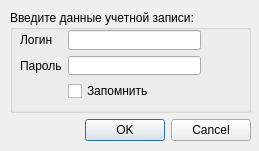
<?xml version="1.0" encoding="UTF-8"?>
<ui version="4.0">
 <class>Authentication</class>
 <widget class="QDialog" name="Authentication">
  <property name="geometry">
   <rect>
    <x>0</x>
    <y>0</y>
    <width>259</width>
    <height>151</height>
   </rect>
  </property>
  <property name="windowTitle">
   <string>Аутентификация</string>
  </property>
  <property name="modal">
   <bool>true</bool>
  </property>
  <widget class="QWidget" name="verticalLayoutWidget">
   <property name="geometry">
    <rect>
     <x>10</x>
     <y>10</y>
     <width>241</width>
     <height>131</height>
    </rect>
   </property>
   <layout class="QVBoxLayout" name="verticalLayout">
    <item>
     <widget class="QGroupBox" name="groupBox">
      <property name="title">
       <string>Введите данные учетной записи:</string>
      </property>
      <widget class="QWidget" name="formLayoutWidget">
       <property name="geometry">
        <rect>
         <x>10</x>
         <y>20</y>
         <width>181</width>
         <height>71</height>
        </rect>
       </property>
       <layout class="QFormLayout" name="formLayout">
        <item row="0" column="0">
         <widget class="QLabel" name="logLabel">
          <property name="text">
           <string>Логин</string>
          </property>
         </widget>
        </item>
        <item row="0" column="1">
         <widget class="QLineEdit" name="logEdit"/>
        </item>
        <item row="1" column="0">
         <widget class="QLabel" name="pwdLabel">
          <property name="text">
           <string>Пароль</string>
          </property>
         </widget>
        </item>
        <item row="1" column="1">
         <widget class="QLineEdit" name="pwdEdit">
          <property name="echoMode">
           <enum>QLineEdit::Password</enum>
          </property>
         </widget>
        </item>
        <item row="2" column="1">
         <widget class="QCheckBox" name="rememberUser">
          <property name="text">
           <string>Запомнить</string>
          </property>
         </widget>
        </item>
       </layout>
      </widget>
     </widget>
    </item>
    <item>
     <widget class="QDialogButtonBox" name="buttonBox">
      <property name="orientation">
       <enum>Qt::Horizontal</enum>
      </property>
      <property name="standardButtons">
       <set>QDialogButtonBox::Cancel|QDialogButtonBox::Ok</set>
      </property>
     </widget>
    </item>
   </layout>
  </widget>
 </widget>
 <resources/>
 <connections>
  <connection>
   <sender>buttonBox</sender>
   <signal>accepted()</signal>
   <receiver>Authentication</receiver>
   <slot>accept()</slot>
   <hints>
    <hint type="sourcelabel">
     <x>248</x>
     <y>254</y>
    </hint>
    <hint type="destinationlabel">
     <x>157</x>
     <y>274</y>
    </hint>
   </hints>
  </connection>
  <connection>
   <sender>buttonBox</sender>
   <signal>rejected()</signal>
   <receiver>Authentication</receiver>
   <slot>reject()</slot>
   <hints>
    <hint type="sourcelabel">
     <x>316</x>
     <y>260</y>
    </hint>
    <hint type="destinationlabel">
     <x>286</x>
     <y>274</y>
    </hint>
   </hints>
  </connection>
 </connections>
</ui>
